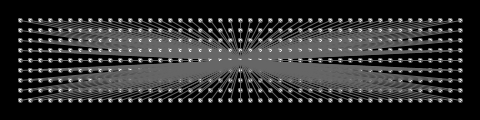
Frame 1 (no input)
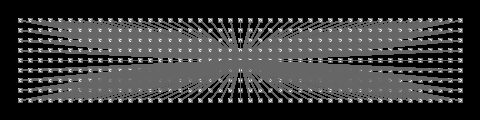
Frame 60 (the mouse pressed at the canvas centre just before this capture)
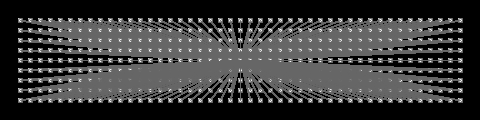
Frame 120 (the mouse held since frame 60 and released just before this capture)

The Processing sketch that drew these frames (run headless with seeded random() and noise(); from frame 60 on, the mouse is pressed at the canvas centre):

// Processing sketch: nestedForLoops
// ── nestedForLoops.pde
void setup(){
    size(480, 120);
    background(0);
}

void draw(){
    smooth();
    fill(255);
    stroke(102);
    for (int y = 20; y <= height-20; y += 10) {
      for (int x = 20; x <= width-20; x += 10) {
        ellipse(x, y, 4, 4);
        // Draw a line to the center of the display
        line(x, y, 240, 60);
      }
    }
}
